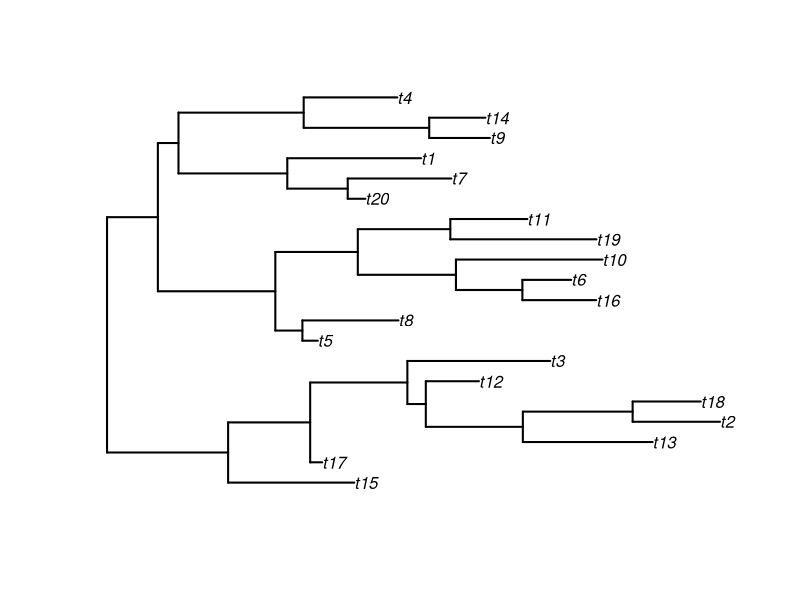

Reproduce this figure in R.
# Generate a newick tree.
# Author: Alexander G. Lucaci

#http://www.phytools.org/eqg/Exercise_3.2/
#https://cran.r-project.org/web/packages/ape/ape.pdf

# IMPORTS
library(ape)

# Declares
#set.seed(24)
#https://www.rdocumentation.org/packages/compositions/versions/1.40-3/topics/rnorm
mat <- matrix(abs(rnorm(30, 2, 1.5))) # make branch length a distribution, <1 to about 8

## simulate a phylogeny

# branch lengths drawn from a distribution, see above.
#tree <- rtree(n = 30, rooted = TRUE, br = mat)

# uniform distribution of branch lengthsi
#tree <- rtree(n = 30, rooted = TRUE, br = TRUE)

#generic way to make tree
tree <- rtree(n = 20, rooted = TRUE) #make the n a distribution like 10-50

#plot the tree
plot(tree, edge.width = 2)

#write to file
write.tree(tree, file = "example.trees")

head(tree)


## END OF FILE